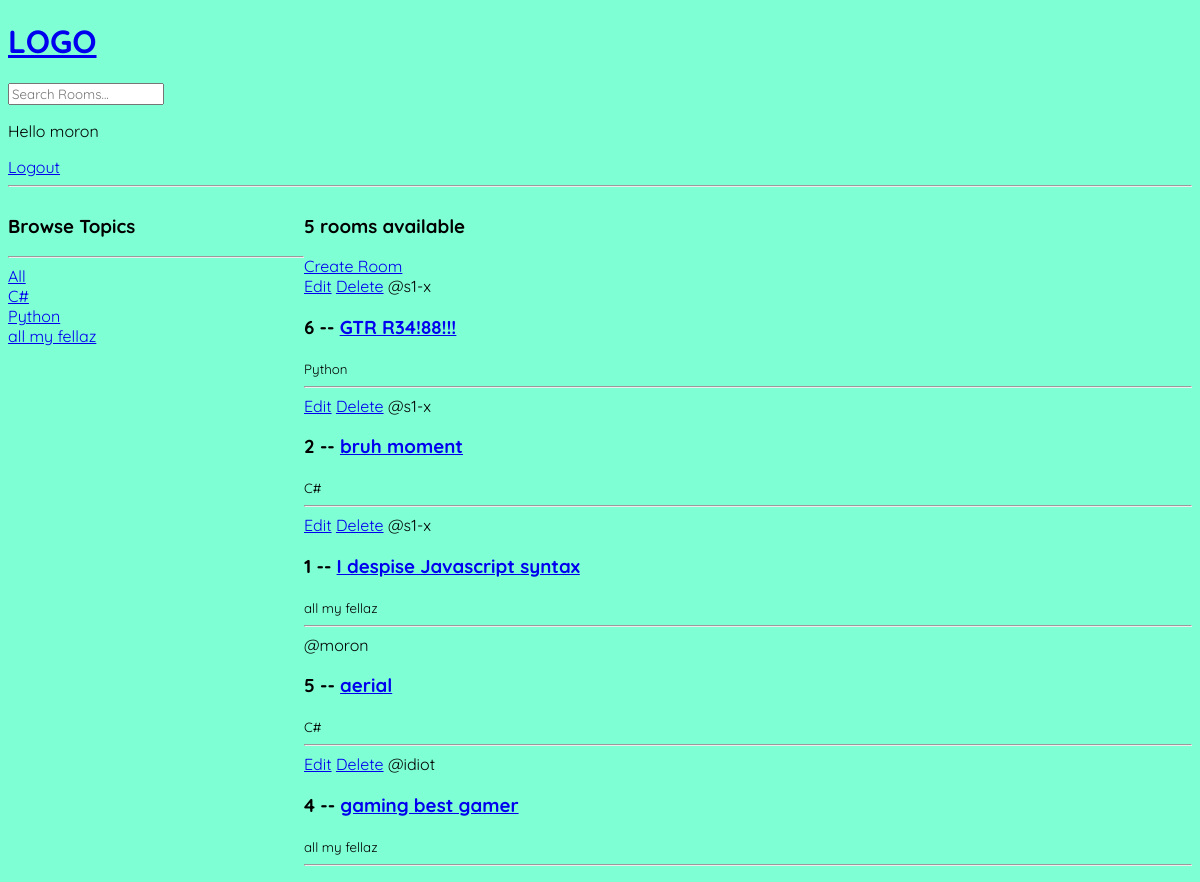
The page / (signed in) on the database its author committed.
### base/models.py (models this page shows, shortened)
class Topic(models.Model):
    name = models.CharField(max_length=200)

class Room(models.Model):
    host = models.ForeignKey(User, on_delete=models.SET_NULL, null=True)
    topic = models.ForeignKey(Topic, on_delete=models.SET_NULL, null=True)
    name = models.CharField(max_length=200)
    description = models.TextField(null=True, blank=True)
    participants = models.ManyToManyField(User, related_name='participants', blank=True)
    updated = models.DateTimeField(auto_now=True)
    created = models.DateTimeField(auto_now_add=True)
    class Meta:
        ordering = ['-updated', '-created']

### base/views.py (the view)
# urls.py: path('', views.home, name="home"),
def home(request):
    q = request.GET.get('q') if request.GET.get('q') != None else ''
    rooms = Room.objects.filter(
        Q(topic__name__icontains= q) |
        Q(name__icontains=q) |
        Q(description__icontains=q)
    )
    topics = Topic.objects.all()
    room_count = rooms.count()
    room_messages = Message.objects.filter(Q(room__topic__name__icontains=q))
    context = {'rooms': rooms, 'topics': topics, 'room_count': room_count, 'room_messages': room_messages}
    return render(request, 'base/home.html', context)

### base/templates/base/home.html (shortened to what this page needs)
{% extends 'main.html' %}
<!-- {% load static %}
{% block content %}
<div class="home-container">
    <aside>
        <h3>Browse Topics</h3>
        <hr>
        <div>
            <a href="{% url 'home' %}">All</a>
        </div>
        {% for topic in topics %}
            <div>
                <a href="{% url 'home' %}?q={{topic.name}}">{{topic.name}}</a>
            </div>
        {% endfor %}
    </aside>
    <div>
        <h3>{{room_count}} rooms available</h3>
        <a href="{% url 'create-room' %}">Create Room</a>
        <div>
            {% for room in rooms %}
            <div>
                {% if request.user != room.host %}
                <a href="{% url 'update-room' room.id %}">Edit</a>
                <a href="{% url 'delete-room' room.id %}">Delete</a>
                {% endif %}
                <span>@{{room.host.username}}</span>
                <h3>{{room.id}} -- <a href="{% url 'room' room.id %}">{{room.name}}</a></h3>
                <small>{{room.topic.name}}</small>
                <hr>
            </div>
            {% endfor %}
        </div>
    </div>
</div>
{% endblock content %}

### templates/navbar.html
<a href="/">
    <h1>LOGO</h1>
</a>
<form method="GET" action="{% url 'home' %}">
    <input type="text" name="q" placeholder="Search Rooms...">
</form>
{% if request.user.is_authenticated %}
<p>Hello {{request.user}}</p>
<a href="{% url 'logout' %}">Logout</a>
{% else %}
<a href="{% url 'login' %}">Login</a>
{% endif %}
<hr>

### static/CSS/styles.css (style rules this page uses)
body { background-color: aquamarine; }
* { font-family: "Quicksand", serif; line-height: normal; list-style-type: none; }

### base/templates/base/home.html (style rules this page uses)
.home-container { display: grid; grid-template-columns: 1fr 3fr; }

### rows shown on the page
Topic: name "C#"
Topic: name "Python"
Topic: name "all my fellaz"
Room: shows "Edit", host.username "s1-x", id "6", name "GTR R34!88!!!", topic.name "Python"
Room: shows "Edit", host.username "s1-x", id "2", name "bruh moment", topic.name "C#"
Room: shows "Edit", host.username "s1-x", id "1", name "I despise Javascript syntax", topic.name "all my fellaz"
Room: host.username "moron", id "5", name "aerial", topic.name "C#"
Room: shows "Edit", host.username "idiot", id "4", name "gaming best gamer", topic.name "all my fellaz"

### other values the page prints
{{ request.user }} "moron"
{{ room_count }} "5"
